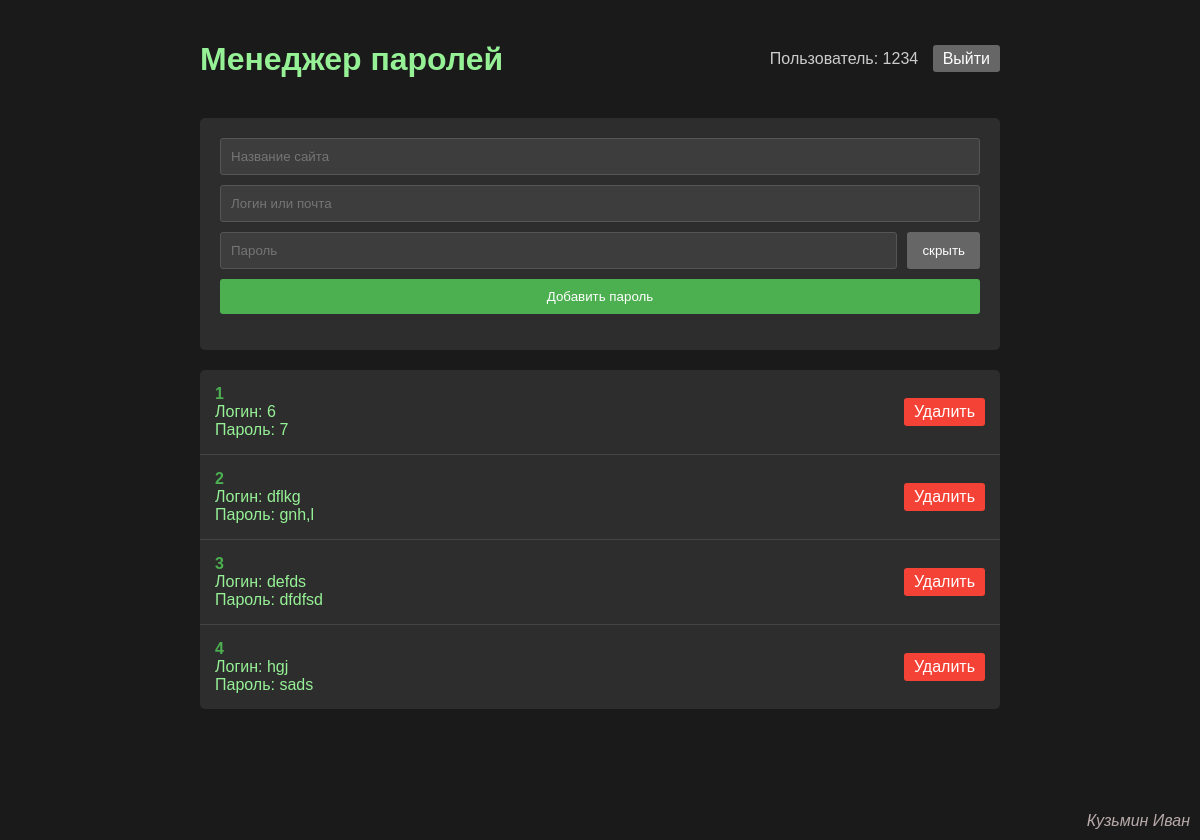
The page / (signed in) on the database its author committed.
### tables this page shows
CREATE TABLE user_passwords (
            id INTEGER PRIMARY KEY AUTOINCREMENT,
            user_id INTEGER NOT NULL,
            site TEXT NOT NULL,
            login TEXT NOT NULL,
            password TEXT NOT NULL,
            FOREIGN KEY (user_id) REFERENCES users (id)
        );

### app.py (the view)
@app.route('/')
def index():
    if 'user_id' not in session:
        return redirect(url_for('login'))
    conn = get_db_connection()
    passwords = conn.execute('''
        SELECT * FROM user_passwords
        WHERE user_id = ?
        ORDER BY site
    ''', (session['user_id'],)).fetchall()
    conn.close()
    return render_template('index.html',
                         passwords=passwords,
                         username=session['username'])

### app.py (called while the page is built)
def get_db_connection():
    conn = sqlite3.connect('passwords.db')
    conn.row_factory = sqlite3.Row
    return conn

### templates/index.html (shortened to what this page needs)
<html lang="ru">
<head>
    <link rel="stylesheet" href="{{ url_for('static', filename='style.css') }}">
</head>
<body>
    <div class="container">
        <div class="header">
            <h1>Менеджер паролей</h1>
            <div class="user-info">
                Пользователь: {{ username }}
                <a href="{{ url_for('logout') }}" class="logout-btn">Выйти</a>
            </div>
        </div>
        <div class="add-form">
            <form action="{{ url_for('add_password') }}" method="POST">
                <div class="form-group">
                    <input type="text" name="site" placeholder="Название сайта" required>
                </div>
                <div class="form-group">
                    <input type="text" name="login" placeholder="Логин или почта" required>
                </div>
                <div class="form-group password-group">
                    <input type="text" name="password" id="passwordInput" placeholder="Пароль" required>
                    <button type="button" class="toggle-password" onclick="togglePassword()">👁️</button>
                </div>
                <button type="submit">Добавить пароль</button>
            </form>
        </div>
        <div class="password-list">
            {% if passwords %}
                {% for item in passwords %}
                <div class="password-item">
                    <div>
                        <div class="site-name">{{ item.site }}</div>
                        <div>Логин: {{ item.login }}</div>
                        <div>Пароль: {{ item.password }}</div>
                    </div>
                    <a href="{{ url_for('delete_password', password_id=item.id) }}" class="delete-btn" onclick="return confirm('Удалить этот пароль?')">Удалить</a>
                </div>
                {% endfor %}
            {% else %}
                <div class="empty-message">Нет сохраненных паролей</div>
            {% endif %}
        </div>
    </div>
    <div class="aboltus-label">
        Кузьмин Иван
    </div>
</body>
</html>

### static/style.css (style rules this page uses)
body { background-color: #1a1a1a; color: #96f196; font-family: Arial, sans-serif; margin: 20px; position: relative; min-height: 100vh; }
.container { max-width: 800px; margin: 0 auto; padding-bottom: 40px; }
h1 { text-align: center; margin-bottom: 20px; }
.header { display: flex; justify-content: space-between; align-items: center; margin-bottom: 20px; }
.user-info { color: #ccc; }
.logout-btn { background-color: #666; color: white; padding: 5px 10px; text-decoration: none; border-radius: 3px; margin-left: 10px; }
.add-form { background-color: #2d2d2d; padding: 20px; margin-bottom: 20px; border-radius: 5px; }
.form-group { margin-bottom: 10px; }
.password-group { display: flex; gap: 10px; }
.password-group input { flex: 1; }
input[type="text"], input[type="password"] { width: 100%; padding: 10px; background-color: #3d3d3d; border: 1px solid #555; color: white; border-radius: 3px; }
button { background-color: #4CAF50; color: white; padding: 10px 20px; border: none; border-radius: 3px; cursor: pointer; width: 100%; }
.toggle-password { background-color: #666; width: auto; padding: 10px 15px; }
.delete-btn { background-color: #f44336; color: white; padding: 5px 10px; text-decoration: none; border-radius: 3px; margin-left: 10px; }
.password-list { background-color: #2d2d2d; border-radius: 5px; }
.password-item { padding: 15px; border-bottom: 1px solid #444; display: flex; justify-content: space-between; align-items: center; }
.password-item:last-child { border-bottom: none; }
.site-name { color: #4CAF50; font-weight: bold; }
.aboltus-label { position: fixed; bottom: 10px; right: 10px; color: #b9aaaa; font-size: 16px; font-style: italic; z-index: 1000; }

### rows shown on the page
user_passwords: site "1", login "6", password "7"
user_passwords: site "2", login "dflkg", password "gnh,l"
user_passwords: site "3", login "defds", password "dfdfsd"
user_passwords: site "4", login "hgj", password "sads"

### other values the page prints
{{ username }} "1234"
